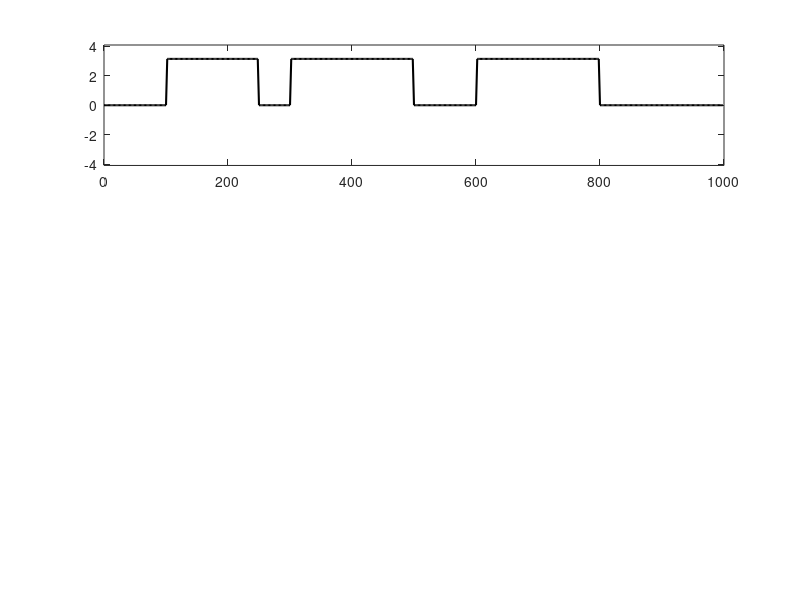

The MATLAB script that drew this image: (Note: this script raises an error after producing the figure.)
clear
clc
close all


%% Sim 4
save_plots = 1;
casee = 4;
TR = 2;                                                                     % Repetition time
fs = 1/TR;                                                                  % Sampling frequency
t = 0:1/fs:1000-1/fs;
f = 0.05;
N = 100;                                                 % number of repetition (realizations)
nS = 3;
freq_ranges = 0.01:0.02:0.1;
min_freq = 0;                                        % window sizes for the Windowed Phase Sync. Measures

true_plv1 = zeros(1,length(freq_ranges));
true_plv2 = zeros(1,length(freq_ranges));
true_plv3 = zeros(1,length(freq_ranges));

phi1 = pi*((t-100>0).*(t-250<0) + (t-300>0).*(t-500<0) + (t-600>0).*(t-800<0));
phi2 = pi*((t-100>0).*(t-250<0) +                      - (t-600>0).*(t-800<0));
phi3 = pi*(                     - (t-300>0).*(t-500<0) - (t-600>0).*(t-800<0));
x = cos(2*pi*f*t + phi1);    % first signal
y = cos(2*pi*f*t + phi2);    % second signal
z = cos(2*pi*f*t + phi3);    % thrid signal

pwelch_window = length(x);

phase_x = angle(hilbert(x)); 
phase_y = angle(hilbert(y));
phase_z = angle(hilbert(z));

plv1 = abs(mean(exp(1i*(phase_x - phase_y))));
plv2 = abs(mean(exp(1i*(phase_x - phase_z))));
plv3 = abs(mean(exp(1i*(phase_y - phase_z))));
pos = find(freq_ranges == f);
true_plv1(pos) = plv1; true_plv2(pos) = plv2; true_plv3(pos) = plv3;
true_plv = {true_plv1,true_plv2,true_plv3};

figure;subplot(3,1,1);plot(t,phi1, 'k', 'LineWidth', 1.5); ylim([-1.3*pi 1.3*pi]); xline(100,'-- k'); xline(250,'-- k'); xline(300,'-- k'); xline(500,'-- k'); xline(500,'-- k'); xline(600,'-- k'); xline(800,'-- k');
subplot(3,1,2);plot(t,phi2, 'r', 'LineWidth', 1.5);ylim([-1.3*pi 1.3*pi]); xline(100,'-- k'); xline(250,'-- k'); xline(300,'-- k'); xline(500,'-- k'); xline(500,'-- k');xline(600,'-- k'); xline(800,'-- k');
subplot(3,1,3);plot(t,phi3, 'b', 'LineWidth', 1.5);ylim([-1.3*pi 1.3*pi]); xline(100,'-- k'); xline(250,'-- k'); xline(300,'-- k'); xline(500,'-- k'); xline(500,'-- k');xline(600,'-- k'); xline(800,'-- k');
xlabel('Time (sec)','FontSize',12)
subplot(3,1,1);%title('Ground truth phases of the signals to generate multivariate signal')
exportgraphics(gcf, fullfile(pwd,'plots_new','Ground_truth_phases.png'),'Resolution',600)

figure; subplot(3,1,1);plot(t,cos(phi1-phi2), 'k', 'LineWidth', 1.5); hold on; ylim([-2 2]); %xline(100,'-- k'); xline(250,'-- k'); xline(300,'-- k'); xline(500,'-- k'); xline(500,'-- k');
x = [0 100 100 0]; y = [-2 -2 2 2]; fill(x,y,'cyan','FaceAlpha',0.3,'LineStyle','none');
x = [100 250 250 100]; y = [-2 -2 2 2]; fill(x,y,'magenta','FaceAlpha',0.3,'LineStyle','none');
x = [250 300 300 250]; y = [-2 -2 2 2]; fill(x,y,'cyan','FaceAlpha',0.3,'LineStyle','none');
x = [300 500 500 300]; y = [-2 -2 2 2]; fill(x,y,'yellow','FaceAlpha',0.3,'LineStyle','none');
x = [500 1000 1000 500]; y = [-2 -2 2 2]; fill(x,y,'cyan','FaceAlpha',0.3,'LineStyle','none'); hold off
subplot(3,1,2);plot(t,cos(phi1-phi3), 'k', 'LineWidth', 1.5); hold on; ylim([-2 2]); %xline(100,'-- k'); xline(250,'-- k'); xline(300,'-- k'); xline(500,'-- k'); xline(500,'-- k');
x = [0 100 100 0]; y = [-2 -2 2 2]; fill(x,y,'cyan','FaceAlpha',0.3,'LineStyle','none');
x = [100 250 250 100]; y = [-2 -2 2 2]; fill(x,y,'magenta','FaceAlpha',0.3,'LineStyle','none');
x = [250 300 300 250]; y = [-2 -2 2 2]; fill(x,y,'cyan','FaceAlpha',0.3,'LineStyle','none');
x = [300 500 500 300]; y = [-2 -2 2 2]; fill(x,y,'yellow','FaceAlpha',0.3,'LineStyle','none');
x = [500 1000 1000 500]; y = [-2 -2 2 2]; fill(x,y,'cyan','FaceAlpha',0.3,'LineStyle','none'); hold off
subplot(3,1,3);plot(t,cos(phi2-phi3), 'k', 'LineWidth', 1.5); hold on; ylim([-2 2]); %xline(100,'-- k'); xline(250,'-- k'); xline(300,'-- k'); xline(500,'-- k'); xline(500,'-- k');
x = [0 100 100 0]; y = [-2 -2 2 2]; fill(x,y,'cyan','FaceAlpha',0.3,'LineStyle','none');
x = [100 250 250 100]; y = [-2 -2 2 2]; fill(x,y,'magenta','FaceAlpha',0.3,'LineStyle','none');
x = [250 300 300 250]; y = [-2 -2 2 2]; fill(x,y,'cyan','FaceAlpha',0.3,'LineStyle','none');
x = [300 500 500 300]; y = [-2 -2 2 2]; fill(x,y,'yellow','FaceAlpha',0.3,'LineStyle','none');
x = [500 1000 1000 500]; y = [-2 -2 2 2]; fill(x,y,'cyan','FaceAlpha',0.3,'LineStyle','none'); hold off
xlabel('Time (sec)','FontSize',12)
subplot(3,1,1);%title('Ground truth phases of the signals to generate multivariate signal')
if save_plots
    exportgraphics(gcf, fullfile(pwd,'plots_new','Ground_truth_cosine_phase_differences.png'),'Resolution',600)
end

grdidx = zeros(size(t));
grdidx(1:50) = 2;
grdidx(125:150) = 2;
grdidx(250:500) = 2;
grdidx(50:125) = 3;
grdidx(150:250) = 1;
grdstate{1}(:,:,1) = 0.98*[1 -1 1;-1 1 -1;1 -1 1];
grdstate{1}(:,:,2) = 0.98*[1 1 1;1 1 1;1 1 1];
grdstate{1}(:,:,3) = 0.98*[1 1 -1;1 1 -1;-1 -1 1];

figure;
placeholder = 1:nS;
h = tight_subplot(1, nS, [0.001 0.02],[.001 .001],[.05 .1]);
labels = {'Ground Truth States'};
for j = 1:nS
    axes(h(placeholder(j)));gsplot(grdstate{1}(:,:,j));
    axis square;
    set(gca, 'XTick', [], 'YTick', [], 'CLim', [-1 1])
    c = get(gca, 'Children');
    set(c(find(strcmp(get(c, 'Type'),'line'))), 'Color', 'w')
    if j == 1
        ylabel(labels{j},'interpreter','latex');
    end
end
colorbar(h(3),'Position',[0.93 0.3 0.022 0.4],'FontSize',10); caxis([-1 1])
if save_plots
    saveas(gcf, fullfile(pwd,'plots_new','Ground_truth_states.png'))
end

indx = nchoosek(1:3,2);

load(fullfile("decomposed",['sim',num2str(casee),'_MEMD.mat']))
load(fullfile("decomposed",['sim',num2str(casee),'_EWT.mat']))
load(fullfile("decomposed",['sim',num2str(casee),'_IRCNN.mat']))
load(fullfile("decomposed",['sim',num2str(casee),'_MVMD.mat']))
load(fullfile("decomposed",['sim',num2str(casee),'_MSWD.mat']))

%% MEMD
for m = 1:N
    imf = imfs_MEMD{m};
    if m == 1
        plv_length = [length(freq_ranges),size(indx,1)];
    else
        plv_length = [length(plv(m-1,:,1)),size(indx,1)];
    end
    [COSDELPHI11,plv1,mfreq1] = phase_sync_analysis47(imf,"MVMD",indx,...
     fs,f,min_freq,plv_length);
    COSDELPHI1_MEMD{m} = COSDELPHI11;
    plv(m,1:size(plv1,1),1:size(plv1,2)) = plv1;
    mfreq{m} = mfreq1;
end

for i = 1:size(indx,1)
    [plv_MEMD(:,:,i),counts_MEMD(:,:,i)] = ...
        sort_values(mfreq,freq_ranges,plv(:,:,i));
    [mean_plv_MEMD(:,i),lower_plv_MEMD(:,i),upper_plv_MEMD(:,i)] = confidence_interval(plv_MEMD(:,:,i));
end

for i = 1:N
    % k-means clustering of the matrices of phase synch.
    [idx{i},Corr{i}] = mykmeans(COSDELPHI1_MEMD{i},nS,nS);
    [mCorr_MEMD{i},midx_MEMD{i}] = matchstatesClutster(grdstate{1},Corr{i},idx{i},nS);
end

disp('MEMD')
clear COSDELPHI1 CCORSW mfreq plv

%% EWT
for m = 1:N
    imf = imfs_EWT{m};
    if m == 1
        plv_length = [length(freq_ranges),size(indx,1)];
    else
        plv_length = [length(plv(m-1,:,1)),size(indx,1)];
    end
    [COSDELPHI11,plv1,mfreq1] = phase_sync_analysis47(imf,"MVMD",indx,...
     fs,f,min_freq,plv_length);
    COSDELPHI1_EWT{m} = COSDELPHI11;
    plv(m,1:size(plv1,1),1:size(plv1,2)) = plv1;
    mfreq{m} = mfreq1;
end

for i = 1:size(indx,1)
    [plv_EWT(:,:,i),counts_EWT(:,:,i)] = ...
        sort_values(mfreq,freq_ranges,plv(:,:,i));
    [mean_plv_EWT(:,i),lower_plv_EWT(:,i),upper_plv_EWT(:,i)] = confidence_interval(plv_EWT(:,:,i));
end

for i = 1:N
    % k-means clustering of the matrices of phase synch.
    [idx{i},Corr{i}] = mykmeans(COSDELPHI1_EWT{i},nS,nS);
    [mCorr_EWT{i},midx_EWT{i}] = matchstatesClutster(grdstate{1},Corr{i},idx{i},nS);
end

disp('EWT')
clear mfreq plv idx Corr midx mCorr


%% IRCNN
for m = 1:N
    imf = imfs_IRCNN{m};
    for i = 1:size(imf,3)
        temp_imf = imf(:,:,i);
        mfreqs = zeros(1,size(temp_imf,1));
        for j = 1:size(temp_imf,1)
            mfreqs(j) = meanfreq(temp_imf(j,:),fs);
        end
        [~,pos] = min(abs(mfreqs - f));
        temp = temp_imf(pos,:);
        temp_imf(pos,:) = temp_imf(1,:);
        temp_imf(1,:) = temp;
        imf(:,:,i) = temp_imf;
        clear temp_imf
    end
    if m == 1
        plv_length = [length(freq_ranges),size(indx,1)];
    else
        plv_length = [length(plv(m-1,:,1)),size(indx,1)];
    end
    [COSDELPHI11,plv1,mfreq1] = phase_sync_analysis47(imf,"MVMD",indx,...
     fs,f,min_freq,plv_length);
    COSDELPHI1_IRCNN{m} = COSDELPHI11;
    plv(m,1:size(plv1,1),1:size(plv1,2)) = plv1;
    mfreq{m} = mfreq1;
end

for i = 1:size(indx,1)
    [plv_IRCNN(:,:,i),counts_IRCNN(:,:,i)] = ...
        sort_values(mfreq,freq_ranges,plv(:,:,i));
    [mean_plv_IRCNN(:,i),lower_plv_IRCNN(:,i),upper_plv_IRCNN(:,i)] = confidence_interval(plv_IRCNN(:,:,i));
end

for i = 1:N
    % k-means clustering of the matrices of phase synch.
    [idx{i},Corr{i}] = mykmeans(COSDELPHI1_IRCNN{i},nS,nS);
    [mCorr_IRCNN{i},midx_IRCNN{i}] = matchstatesClutster(grdstate{1},Corr{i},idx{i},nS);
end

disp('IRCNN')
clear mfreq plv idx Corr midx mCorr

%% MVMD
for m = 1:N
    imf = imfs_MVMD{m};
    if m == 1
        plv_length = [length(freq_ranges),size(indx,1)];
    else
        plv_length = [length(plv(m-1,:,1)),size(indx,1)];
    end
    [COSDELPHI11,plv1,mfreq1] = phase_sync_analysis47(imf,"MVMD",indx,...
     fs,f,min_freq,plv_length);
    COSDELPHI1_MVMD{m} = COSDELPHI11;
    plv(m,1:size(plv1,1),1:size(plv1,2)) = plv1;
    mfreq{m} = mfreq1;
end

for i = 1:size(indx,1)
    [plv_MVMD(:,:,i),counts_MVMD(:,:,i)] = ...
        sort_values(mfreq,freq_ranges,plv(:,:,i));
    [mean_plv_MVMD(:,i),lower_plv_MVMD(:,i),upper_plv_MVMD(:,i)] = confidence_interval(plv_MVMD(:,:,i));
end

for i = 1:N
    % k-means clustering of the matrices of phase synch.
    [idx{i},Corr{i}] = mykmeans(COSDELPHI1_MVMD{i},nS,nS);
    [mCorr_MVMD{i},midx_MVMD{i}] = matchstatesClutster(grdstate{1},Corr{i},idx{i},nS);
end

disp('MVMD')
clear mfreq plv idx Corr midx mCorr


%% MSWD
for m = 1:N
    imf = imfs_MSWD{m};
    if m == 1
        plv_length = [length(freq_ranges),size(indx,1)];
    else
        plv_length = [length(plv(m-1,:,1)),size(indx,1)];
    end
    [COSDELPHI11,plv1,mfreq1] = phase_sync_analysis47(imf,"MSWD",indx,...
     fs,f,min_freq,plv_length);
    COSDELPHI1_MSWD{m} = COSDELPHI11;
    plv(m,1:size(plv1,1),1:size(plv1,2)) = plv1;
    mfreq{m} = mfreq1;
end
for i = 1:size(indx,1)
    [plv_MSWD(:,:,i),counts_MSWD(:,:,i)] = ...
        sort_values(mfreq,freq_ranges,plv(:,:,i));
    [mean_plv_MSWD(:,i),lower_plv_MSWD(:,i),upper_plv_MSWD(:,i)] = confidence_interval(plv_MSWD(:,:,i));
end

for i = 1:N
    % k-means clustering of the matrices of phase synch.
    % if ~all(isnan(COSDELPHI1_MSWD{i}))
    [idx{i},Corr{i}] = mykmeans(COSDELPHI1_MSWD{i},nS,nS);
    [mCorr_MSwD{i},midx_MSwD{i}] = matchstatesClutster(grdstate{1},Corr{i},idx{i},nS);
    % else
    %     mCorr{1,i} = nan(nS,nS,size(indx,1)); mCorr{2,i} = nan(nS,nS,size(indx,1));
    %     midx{1,i} = nan(length(x),1); midx{2,i} = nan(length(x),1);
    % end
end
disp('MSWD')

%% PLOTS
filename = fullfile(pwd,'plots_new',['sim', num2str(casee), '_']);
if save_plots
    simulation4Plots(mCorr_MEMD,midx_MEMD,mCorr_EWT,midx_EWT,mCorr_IRCNN,midx_IRCNN,mCorr_MVMD,midx_MVMD,mCorr_MSwD,midx_MSwD,grdidx,nS,N,filename)
else
    simulation4Plots(mCorr_MEMD,midx_MEMD,mCorr_EWT,midx_EWT,mCorr_IRCNN,midx_IRCNN,mCorr_MVMD,midx_MVMD,mCorr_MSwD,midx_MSwD,grdidx,nS,N)
end



for i = 1:size(indx,1)
    data_plv(:,i) = [mean_plv_MEMD(:,i)',mean_plv_EWT(:,i)',mean_plv_IRCNN(:,i)',mean_plv_MVMD(:,i)',mean_plv_MSWD(:,i)'];
    
    E_plv_MEMD = mean_plv_MEMD(:,i) - lower_plv_MEMD(:,i);
    E_plv_EWT = mean_plv_EWT(:,i) - lower_plv_EWT(:,i);
    E_plv_IRCNN = mean_plv_IRCNN(:,i) - lower_plv_IRCNN(:,i);
    E_plv_MVMD = mean_plv_MVMD(:,i) - lower_plv_MVMD(:,i);
    E_plv_MSWD = mean_plv_MSWD(:,i) - lower_plv_MSWD(:,i);
    
    
    plv_min = min([min(lower_plv_MEMD(:,i)),min(lower_plv_EWT(:,i)),min(lower_plv_IRCNN(:,i)), ...
        min(lower_plv_MVMD(:,i)),min(lower_plv_MSWD(:,i)),min(true_plv{i})]);
    plv_max = max([max(lower_plv_MEMD(:,i)),max(lower_plv_EWT(:,i)),max(lower_plv_IRCNN(:,i)), ...
        max(upper_plv_MVMD(:,i)),max(upper_plv_MSWD(:,i)),max(true_plv{i})]);


    figure
    errorbar(1:size(plv_MEMD,2),mean_plv_MEMD(:,i),E_plv_MEMD,'mo',"LineStyle","none",'LineWidth',1)
    hold on
    errorbar(size(plv_MEMD,2)+1:2*size(plv_MEMD,2),mean_plv_EWT(:,i),E_plv_EWT,'co',"LineStyle","none",'LineWidth',1)
    errorbar(2*size(plv_MEMD,2)+1:3*size(plv_MEMD,2),mean_plv_IRCNN(:,i),E_plv_IRCNN,'yo',"LineStyle","none",'LineWidth',1)
    errorbar(3*size(plv_MEMD,2)+1:4*size(plv_MEMD,2),mean_plv_MVMD(:,i),E_plv_MVMD,'bo',"LineStyle","none",'LineWidth',1)
    errorbar(4*size(plv_MEMD,2)+1:5*size(plv_MEMD,2),mean_plv_MSWD(:,i),E_plv_MSWD,'go',"LineStyle","none",'LineWidth',1)
    plot([true_plv{i},true_plv{i},true_plv{i},true_plv{i},true_plv{i}],'ro','LineWidth',1)
    ylabel('PLV','FontSize',14)
    xlim([1,5*size(plv_MVMD,2)])
    ylim([0,plv_max+0.02])
    start = (1 + length(freq_ranges))/2;
    stop = 5*length(freq_ranges) + 1 - start;
    ticks = start:length(freq_ranges):stop;
    xticks(ticks)
    xticklabels({'MEMD-PS','EWT-PS','IRCNN-PS','MVMD-PS','MSwD-PS'})
    a = get(gca,'XTickLabel');  
    set(gca,'XTickLabel',a,'fontsize',11,'FontWeight', 'bold')
    xline((length(freq_ranges):length(freq_ranges):5*length(freq_ranges))+0.5,'--')
    hold off
    if save_plots
        exportgraphics(gcf,fullfile(pwd,'plots_new',['sim',num2str(casee),'_comb',num2str(i),'_plv.png']),'Resolution',1000)
    end
end




